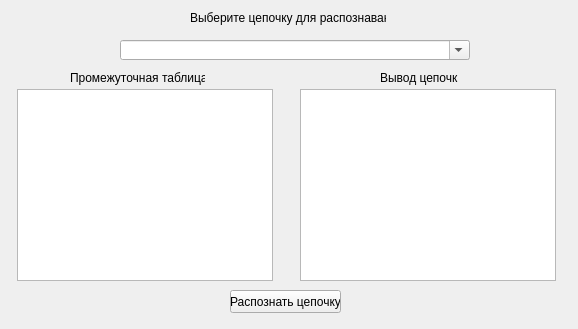
<?xml version="1.0" encoding="UTF-8"?>
<ui version="4.0">
 <class>ChainRecognizer</class>
 <widget class="QWidget" name="ChainRecognizer">
  <property name="geometry">
   <rect>
    <x>0</x>
    <y>0</y>
    <width>578</width>
    <height>329</height>
   </rect>
  </property>
  <property name="windowTitle">
   <string>Form</string>
  </property>
  <widget class="QPushButton" name="recognize">
   <property name="geometry">
    <rect>
     <x>230</x>
     <y>290</y>
     <width>111</width>
     <height>23</height>
    </rect>
   </property>
   <property name="text">
    <string>Распознать цепочку</string>
   </property>
  </widget>
  <widget class="QLabel" name="label">
   <property name="geometry">
    <rect>
     <x>190</x>
     <y>10</y>
     <width>196</width>
     <height>16</height>
    </rect>
   </property>
   <property name="text">
    <string>Выберите цепочку для распознавания</string>
   </property>
  </widget>
  <widget class="QComboBox" name="chainsList">
   <property name="geometry">
    <rect>
     <x>120</x>
     <y>40</y>
     <width>350</width>
     <height>20</height>
    </rect>
   </property>
   <property name="minimumSize">
    <size>
     <width>350</width>
     <height>0</height>
    </size>
   </property>
   <property name="maximumSize">
    <size>
     <width>16777215</width>
     <height>16777215</height>
    </size>
   </property>
   <property name="editable">
    <bool>true</bool>
   </property>
  </widget>
  <widget class="QLabel" name="label_2">
   <property name="geometry">
    <rect>
     <x>70</x>
     <y>70</y>
     <width>135</width>
     <height>16</height>
    </rect>
   </property>
   <property name="text">
    <string>Промежуточная таблица Т</string>
   </property>
  </widget>
  <widget class="QTableWidget" name="tableT">
   <property name="geometry">
    <rect>
     <x>17</x>
     <y>89</y>
     <width>256</width>
     <height>192</height>
    </rect>
   </property>
  </widget>
  <widget class="QListWidget" name="chainOutput">
   <property name="geometry">
    <rect>
     <x>300</x>
     <y>89</y>
     <width>256</width>
     <height>192</height>
    </rect>
   </property>
  </widget>
  <widget class="QLabel" name="label_3">
   <property name="geometry">
    <rect>
     <x>380</x>
     <y>70</y>
     <width>78</width>
     <height>16</height>
    </rect>
   </property>
   <property name="text">
    <string>Вывод цепочки</string>
   </property>
  </widget>
 </widget>
 <resources/>
 <connections/>
</ui>
